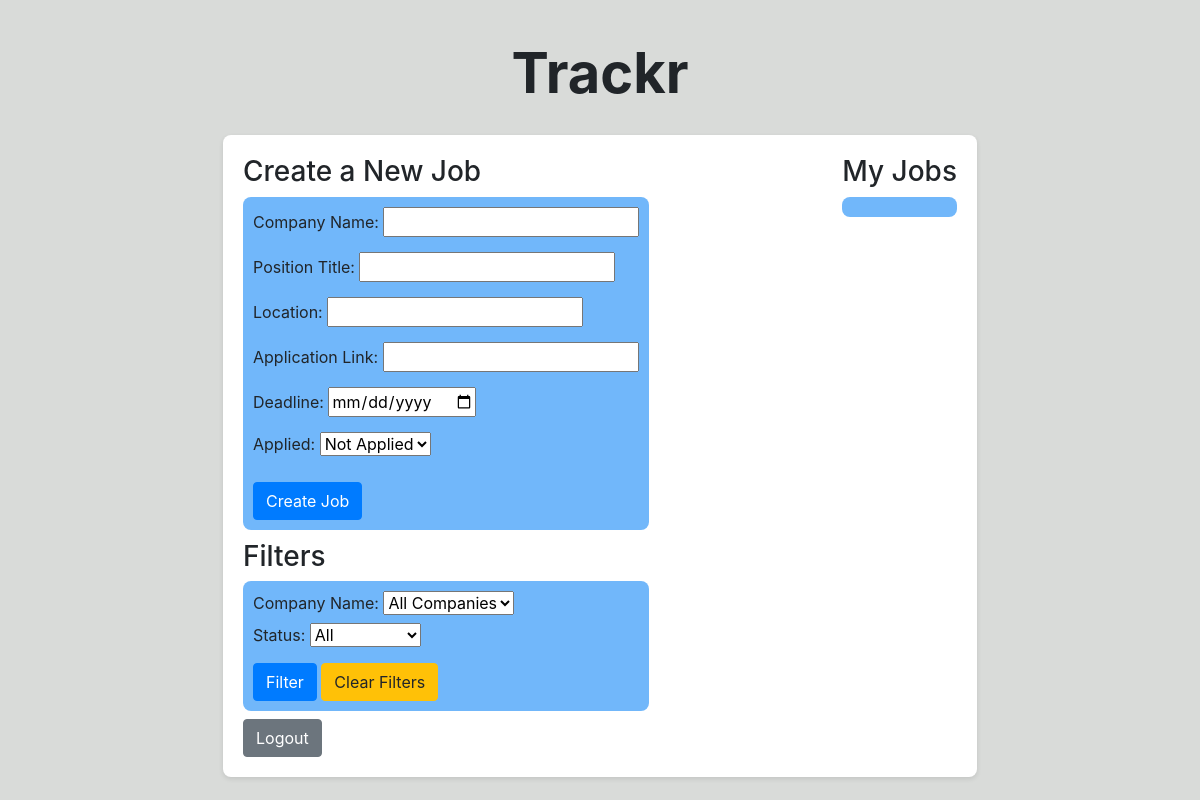
/tracker/ (signed in), run on an earlier commit of the app's database.
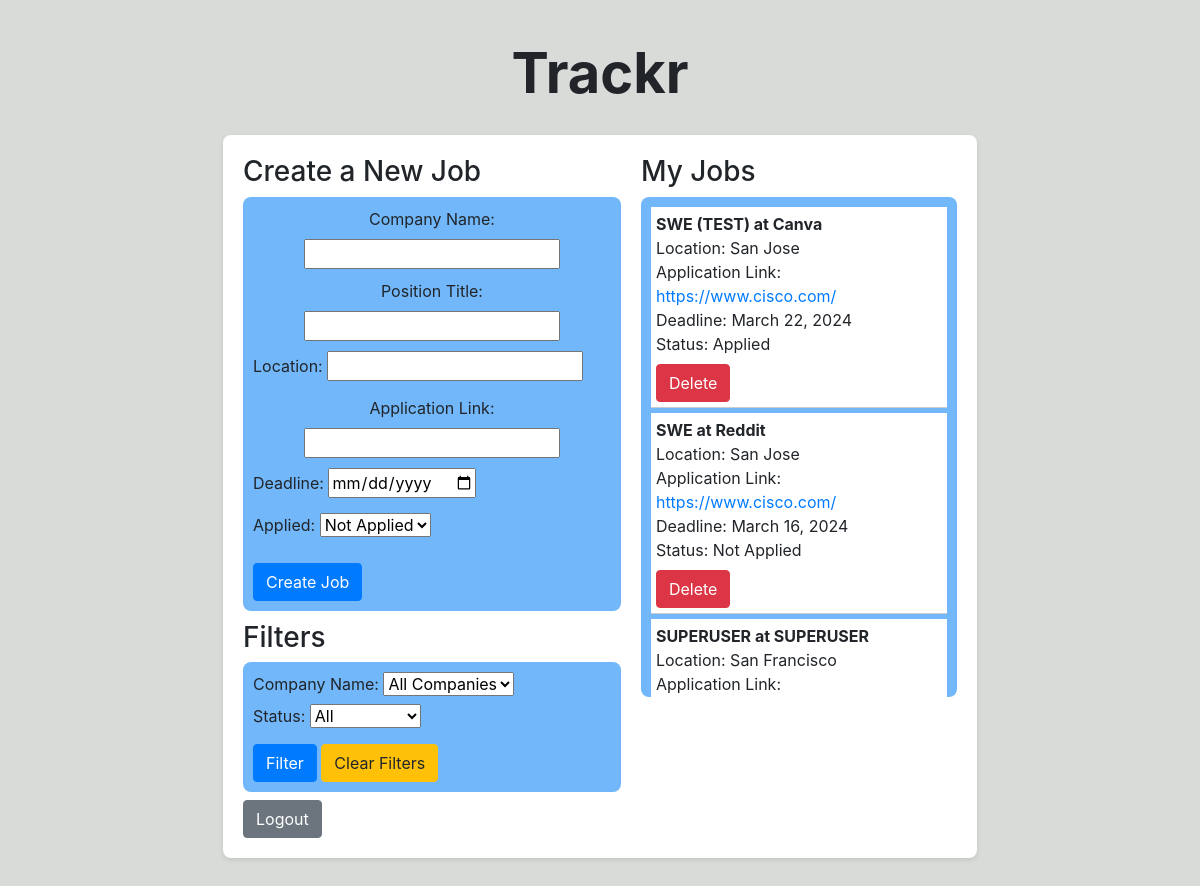
And on a later commit of the database.
### trackr/models.py (models this page shows, shortened)
class Job(models.Model):
    user = models.ForeignKey(settings.AUTH_USER_MODEL, on_delete=models.CASCADE, related_name='jobs')
    company_name = models.CharField(max_length=100)
    position_title = models.CharField(max_length=100)
    location = models.CharField(max_length=100)
    application_link = models.URLField()
    deadline = models.DateField()
    STATUS_CHOICES = (
        ('applied', 'Applied'),
        ('not_applied', 'Not Applied'),
    )
    applied_status = models.BooleanField(default=False)
    def get_applied_status_display(self):
        return "Applied" if self.applied_status else "Not Applied"

### trackr/views.py (the view)
# urls.py: path('tracker/', tracker, name='tracker'),
@login_required
def tracker(request):
    jobs = Job.objects.filter(user=request.user)
    companies = jobs.values_list('company_name', flat=True).distinct().order_by('company_name')
    print("TRACKER JOB COUNT:  ", jobs.count())
    for job in jobs:
        print(f"Job ID: {job.id}, Title: {job.position_title}, Company: {job.company_name}, Applied: {job.applied_status}")
    return render(request, 'pages/tracker.html', {'jobs': jobs, 'companies': companies})

### trackr/templates/pages/tracker.html (shortened to what this page needs)
<!DOCTYPE html>
<html lang="en">
<head>
    {%load static %}
    <link rel="stylesheet" href="{% static 'tracker.css' %}">
    <link rel="stylesheet" href="https://stackpath.bootstrapcdn.com/bootstrap/4.3.1/css/bootstrap.min.css">
</head>
<body>
    <div class="container text-center">
        <h1 class="display-4 text-center font-weight-bold">Trackr</h1>
    </div>
    <div class="trackr-container">
        <div class="content-wrapper">
            <div class="job-and-filter-section">
                <section>
                    <h3>Create a New Job</h3>
                    <form id="jobForm" method="post" class="text-center">
                        <div class="form-group">
                            <label for="company_name">Company Name:</label>
                            <input type="text" id="company_name" name="company_name" required>
                        </div>
                        <div class="form-group">
                            <label for="position_title">Position Title:</label>
                            <input type="text" id="position_title" name="position_title" required>
                        </div>
                        <div class="form-group">
                            <label for="location">Location:</label>
                            <input type="text" id="location" name="location" required>
                        </div>
                        <div class="form-group">
                            <label for="application_link">Application Link:</label>
                            <input type="url" id="application_link" name="application_link" required>
                        </div>
                        <div class="form-group">
                            <label for="deadline">Deadline:</label>
                            <input type="date" id="deadline" name="deadline" required>
                        </div>
                        <div class="form-group">
                            <label for="applied_status">Applied:</label>
                            <select id="applied_status" name="applied_status" required>
                                <option value="False">Not Applied</option>
                            </select>
                        </div>
                        <button type="submit" class="btn btn-primary mt-2" onclick="submitJob(event)">Create Job</button>
                    </form>
                </section>
                <section>
                    <h3>Filters</h3>
                    <form id="filterForm">
                        <div class="filter-company-name-wrapper">
                            <label for="filterCompanyName">Company Name:</label>
                            <select id="filterCompanyName" name="company_name">
                                <option value="">All Companies</option>
                            </select>
                        </div>
                        <div class="filter-status-wrapper">
                            <label for="filterStatus">Status:</label>
                            <select id="filterStatus" name="applied_status">
                                <option value="">All</option>
                            </select>
                        </div>
                        <div class="filter-buttons-wrapper">
                            <button type="submit" class="btn btn-primary mt-2">Filter</button>
                            <button type="button" id="clearFilters" class="btn btn-warning mt-2">Clear Filters</button>
                        </div>
                    </form>
                </section>
            </div>
            <section>
                <h3>My Jobs</h3>
                <ul id="jobList">
                    {% for job in jobs %}
                    <li>
                        <strong>{{ job.position_title }} at {{ job.company_name }}</strong><br>
                        Location: {{ job.location }}<br>
                        Application Link: <a href="{{ job.application_link }}">{{ job.application_link }}</a><br>
                        Deadline: {{ job.deadline }}<br>
                        Status: {{ job.get_applied_status_display }}
                        <form action="{% url 'delete_job' job.id %}" method="post" onsubmit="return confirmDelete()">
                            <button type="submit" class="btn btn-danger mt-2">Delete</button>
                        </form>
                    </li>
                    {% endfor %}
                </ul>
            </section>
        </div>
        <form action="{% url 'logout' %}" method="post">
            <button type="submit" class="btn btn-secondary mt-2">Logout</button>
        </form>
    </div>
</body>
</html>

### trackr/static/tracker.css (style rules this page uses)
h1 { font-size: 50px; text-align: center; }
body { background-color: #D9DBD9 !important; color: #333; font-family: 'Segoe UI', Tahoma, Geneva, Verdana, sans-serif; margin: 0; padding: 20px; line-height: 1.6; }
.trackr-container { width: 65%; margin: 0 auto; background-color: #fff; padding: 20px; box-shadow: 0 2px 5px rgba(0, 0, 0, 0.1); border-radius: 8px; }
.container { max-width: 1200px; margin: auto; padding: 20px; }
.content-wrapper { display: flex; justify-content: space-between; align-items: flex-start; gap: 20px; }
.job-and-filter-section { display: flex; flex-direction: column; gap: 10px; }
#filterForm { flex: 1; display: flex; flex-direction: column; align-items: flex-start; background-color: #71B7FA; border-radius: 8px; padding: 10px; }
#jobForm { flex: 1; display: flex; flex-direction: column; align-items: flex-start; background-color: #71B7FA; border-radius: 8px; padding: 10px; }
#jobForm .form-group, #jobList > li { margin-bottom: 10px; }
#jobForm { width: auto; }
#jobList { flex: 2; background-color: #71B7FA; padding: 10px; max-height: 500px; overflow-y: auto; border-radius: 8px; }
#jobList > li { background-color: #fff; padding: 5px; list-style-type: none; border-bottom: 1px solid #ccc; margin-bottom: 5px; }
#jobList > li:last-child { margin-bottom: 0; }

What changed in the data, as far as the page shows it:
added Job: position_title "SWE (TEST)", company_name "Canva", location "San Jose", application_link "https://www.cisco.com/", deadline "March 22, 2024", applied_status "Applied"
added Job: position_title "SWE", company_name "Reddit", location "San Jose", application_link "https://www.cisco.com/", deadline "March 16, 2024", applied_status "Not Applied"
added Job: position_title "SUPERUSER", company_name "SUPERUSER", location "San Francisco"
